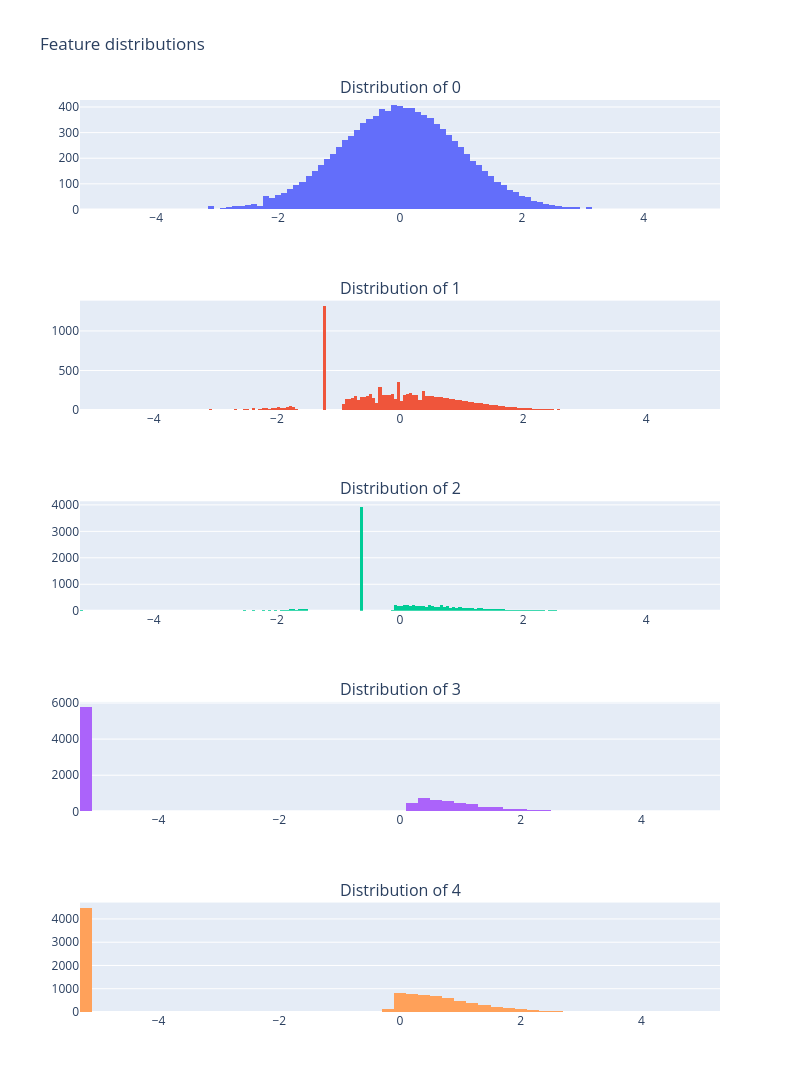

This figure's notebook cell:
### Code cell
from plotly import subplots as sp
from plotly import graph_objects as go

fig = sp.make_subplots(
    rows=len(X.columns),
    cols=1,
    subplot_titles=[f"Distribution of {col}" for col in X.columns],
)

for row, col in enumerate(X.columns, start=1):
    fig.add_trace(
        go.Histogram(x=X[col], name=col),
        row=row,
        col=1,
    )

fig.update_layout(
    title_text="Feature distributions",
    height=max(300, 250 * len(X.columns)),
    width=800,
    showlegend=False,
)
fig.show()

### Figure 1 — Plotly figure (JSON) as saved in the notebook; plotly's stock layout.template omitted (floating-point values rounded to 4 significant figures; data arrays with more than 128 entries replaced by an {"elided": "..."} marker saying what was removed)
{"data": [{"name": "Feature 0", "type": "histogram", "x": {"elided": "10041 float values"}, "xaxis": "x", "yaxis": "y"}, {"name": "Feature 1", "type": "histogram", "x": {"elided": "10041 float values"}, "xaxis": "x2", "yaxis": "y2"}, {"name": "Feature 2", "type": "histogram", "x": {"elided": "10041 float values"}, "xaxis": "x3", "yaxis": "y3"}, {"name": "Feature 3", "type": "histogram", "x": {"elided": "10041 float values"}, "xaxis": "x4", "yaxis": "y4"}, {"name": "Feature 4", "type": "histogram", "x": {"elided": "10041 float values"}, "xaxis": "x5", "yaxis": "y5"}], "layout": {"annotations": [{"font": {"size": 16}, "showarrow": false, "text": "Distribution of 0", "x": 0.5, "xanchor": "center", "xref": "paper", "y": 1, "yanchor": "bottom", "yref": "paper"}, {"font": {"size": 16}, "showarrow": false, "text": "Distribution of 1", "x": 0.5, "xanchor": "center", "xref": "paper", "y": 0.78, "yanchor": "bottom", "yref": "paper"}, {"font": {"size": 16}, "showarrow": false, "text": "Distribution of 2", "x": 0.5, "xanchor": "center", "xref": "paper", "y": 0.56, "yanchor": "bottom", "yref": "paper"}, {"font": {"size": 16}, "showarrow": false, "text": "Distribution of 3", "x": 0.5, "xanchor": "center", "xref": "paper", "y": 0.34, "yanchor": "bottom", "yref": "paper"}, {"font": {"size": 16}, "showarrow": false, "text": "Distribution of 4", "x": 0.5, "xanchor": "center", "xref": "paper", "y": 0.12, "yanchor": "bottom", "yref": "paper"}], "height": 1250, "showlegend": false, "title": {"text": "Feature distributions"}, "width": 800, "xaxis": {"anchor": "y", "domain": [0, 1]}, "xaxis2": {"anchor": "y2", "domain": [0, 1]}, "xaxis3": {"anchor": "y3", "domain": [0, 1]}, "xaxis4": {"anchor": "y4", "domain": [0, 1]}, "xaxis5": {"anchor": "y5", "domain": [0, 1]}, "yaxis": {"anchor": "x", "domain": [0.88, 1]}, "yaxis2": {"anchor": "x2", "domain": [0.66, 0.78]}, "yaxis3": {"anchor": "x3", "domain": [0.44, 0.56]}, "yaxis4": {"anchor": "x4", "domain": [0.22, 0.34]}, "yaxis5": {"anchor": "x5", "domain": [0, 0.12]}}}
